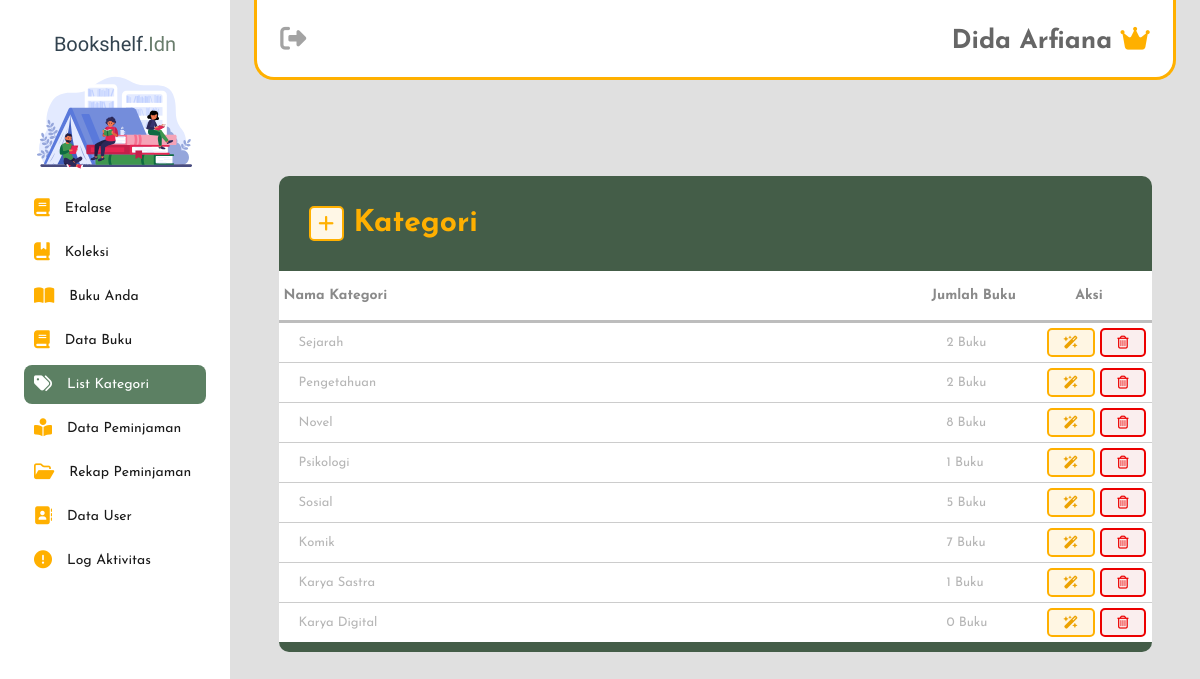
Page /admin_petugas/list-kategori.php (signed in) on the committed database.
### tables this page shows
CREATE TABLE `kategoribuku` (
  `kategoriID` int(11) NOT NULL,
  `namakategori` varchar(255) NOT NULL,
  `created_at` timestamp NOT NULL DEFAULT current_timestamp() ON UPDATE current_timestamp()
);

### admin_petugas/list-kategori.php (the view, shortened to what this page needs)
<?php
include '../koneksi.php';
$query_kategori = "SELECT kategoriID, namakategori FROM kategoribuku";
$result_kategori = mysqli_query($koneksi, $query_kategori);
?>
<!DOCTYPE html>
<html lang="en">
<head>
    <link rel="stylesheet" href="../css/list-kategori.css?v=<?php echo time(); ?>">
</head>
<body>
    <?php require '../sidebar.php'?>
    <?php require 'navbar.php'?>
        <div class="card">
        <h1 class="card-header">
            <div class="addcontent-icon" id="addkategori-icon" onclick="showAddkategoriPopup()">
                <i class="fa-solid fa-plus"></i>
            </div>
            Kategori
        </h1>
        <div class="table-responsive">
            <table class="table-hover">
                <thead class="head-table">
                    <tr>
                        <th>Nama Kategori</th>
                        <th style="width: 100px;">Jumlah Buku</th>
                        <th style="width: 120px; text-align: center;">Aksi</th>
                    </tr>
                </thead>
                <tbody class="table-body">
                    <?php while ($row_kategori = $result_kategori->fetch_assoc()) : ?>
                        <tr>
                            <td><?php echo $row_kategori['namakategori']; ?></td>
                            <?php
                                $kategori_id = $row_kategori['kategoriID'];
                                $sql_jumlah_buku = "SELECT COUNT(*) AS jumlah FROM buku WHERE kategoriID = $kategori_id";
                                $result_jumlah_buku = $koneksi->query($sql_jumlah_buku);
                                $row_jumlah_buku = $result_jumlah_buku->fetch_assoc();
                                $jumlah_buku = $row_jumlah_buku['jumlah'];
                            ?>
                            <td><?php echo $jumlah_buku; ?> Buku</td>
                            <td style="width: 125px; display: flex; gap: 5px; justify-content: space-between; align-items: center; flex-direction: row;">
                                <button class="edit-btn" onclick="showEditForm(<?php echo $row_kategori['kategoriID']; ?>, '<?php echo $row_kategori['namakategori']; ?>')"><i class="fa-solid fa-wand-magic-sparkles"></i></button>
                                <button class="deletecategory-btn" onclick="deleteCategory(<?php echo $row_kategori['kategoriID']; ?>)"><i class="fa-regular fa-trash-can"></i></button>
                            </td>
                        </tr>
                    <?php endwhile; ?>
                </tbody>
            </table>
        </div>
    </div>
</body>
</html>

### css/list-kategori.css (style rules this page uses)
.card { width: 90%; background-color: #445D48; margin: 30px auto; border-radius: 10px; margin-top: 12vh; padding-bottom: 10px; }
.card-header { padding: 30px; color: #FFB000; font-family: var(--default); font-size: 30px; display: flex; align-items: center; line-height: 35px; }
.card-header .addcontent-icon { color: #FFB000; width: 35px; height: 35px; font-size: 18px; font-weight: bold; display: flex; justify-content: center; align-items: center; border: 2px solid #FFB000; background-color: #fff7e6; border-radius: 5px; margin-right: 10px; transition: .2s; }
.table-hover { font-family: var(--default); width: 100%; border-collapse: collapse; background-color: #fff; }
.head-table { font-size: 14px; color: #8a8a8a; }
.head-table tr { border-bottom: 3px solid #bdbdbd; width: 100%; height: 50px; position: sticky; top: 0; }
.head-table th { padding: 10px 5px; border-left: none; text-align: left; }
.table-body tr { border-top: 1px solid #ccc; width: 100%; }
.table-body td { overflow: hidden; text-overflow: ellipsis; white-space: nowrap; color: #b6b6b6; font-weight: 400; padding: 5px 20px; text-align: left; font-size: 13px; }
.edit-btn, .deletebook-btn, .deletecategory-btn { display: flex; justify-content: center; align-items: center; font-size: 13px; padding: 6px 15px; border-radius: 5px; transition: .2s; }
.edit-btn { color: #eca201; background-color: #fff6e3; border: 2px solid #FFB000; }
.deletecategory-btn, .deletebook-btn { color: #ec0000; background-color: #faeeee; border: 2px solid #ec0000; }

### css/style.css (style rules this page uses)
:root { --primary : #001524; --secondary : #445D48; --third-color : #D6CC99; --fourth-color : #FDE5D4; --dark : #1a1a1a; --logo : "Yeseva One", serif; --default : "Josefin Sans", sans-serif; --script : "Poppins", sans-serif; }
* { margin: 0; padding: 0; box-sizing: border-box; outline: none; border: none; text-decoration: none; list-style: none; }

### rows in the picture
kategoribuku: namakategori "Sejarah", jumlah_buku "2"
kategoribuku: namakategori "Pengetahuan", jumlah_buku "2"
kategoribuku: namakategori "Novel", jumlah_buku "8"
kategoribuku: namakategori "Psikologi", jumlah_buku "1"
kategoribuku: namakategori "Sosial", jumlah_buku "5"
kategoribuku: namakategori "Komik", jumlah_buku "7"
kategoribuku: namakategori "Karya Sastra", jumlah_buku "1"
kategoribuku: namakategori "Karya Digital", jumlah_buku "0"

### other values in the picture
$item["description"] "Etalase"
$item["description"] "Koleksi"
$item["description"] "Buku Anda"
$item["description"] "Data Buku"
$item["description"] "List Kategori"
$item["description"] "Data Peminjaman"
$item["description"] "Rekap Peminjaman"
$item["description"] "Data User"
$item["description"] "Log Aktivitas"
$namalengkap "Dida Arfiana"
